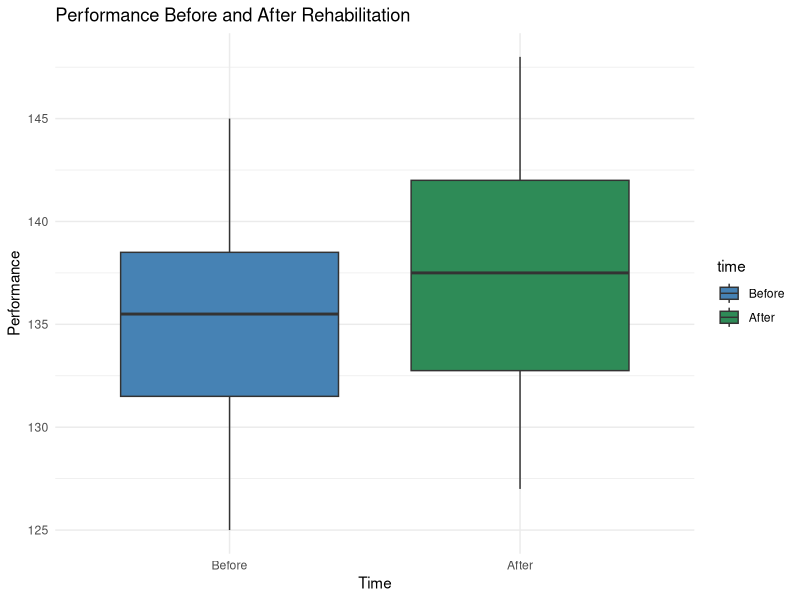

This figure's R source:
## ---- chunk 1
# Import of all the libraries I'll need in this homework
knitr::opts_chunk$set(echo = TRUE)
library(ggplot2)
library(dplyr)
library(here)
library(tidyr)
library(corrplot)

## ---- chunk 2
# Load data
data_prepost <- read.csv("Datas/PrePost.csv")
print(data_prepost)
## ---- chunk 3
# Load PrePost data
data_prepost <- read.csv("Datas/PrePost.csv")


# Create ID variable for pairing
data_prepost$ID <- rep(1:(nrow(data_prepost)/2), times = 2)


# Ensure Before → After order
data_prepost$time <- factor(data_prepost$time, levels = c("Before", "After"), ordered = TRUE)


# Separate vectors for paired test
before <- data_prepost$perf[data_prepost$time == "Before"]
after <- data_prepost$perf[data_prepost$time == "After"]


# Paired t-test
paired_test <- t.test(before, after, paired = TRUE)
paired_test
## ---- chunk 4
# Boxplot with forced order

ggplot(data_prepost, aes(x = time, y = perf, fill = time)) +
geom_boxplot() +
scale_fill_manual(values = c("Before" = "steelblue", "After" = "seagreen")) +
labs(title = "Performance Before and After Rehabilitation",
x = "Time",
y = "Performance") +
scale_x_discrete(limits = c("Before", "After")) +
theme_minimal()
## ---- chunk 5
data_snore <- read.table("Datas/snore.txt", header = TRUE)
head(data_snore)
